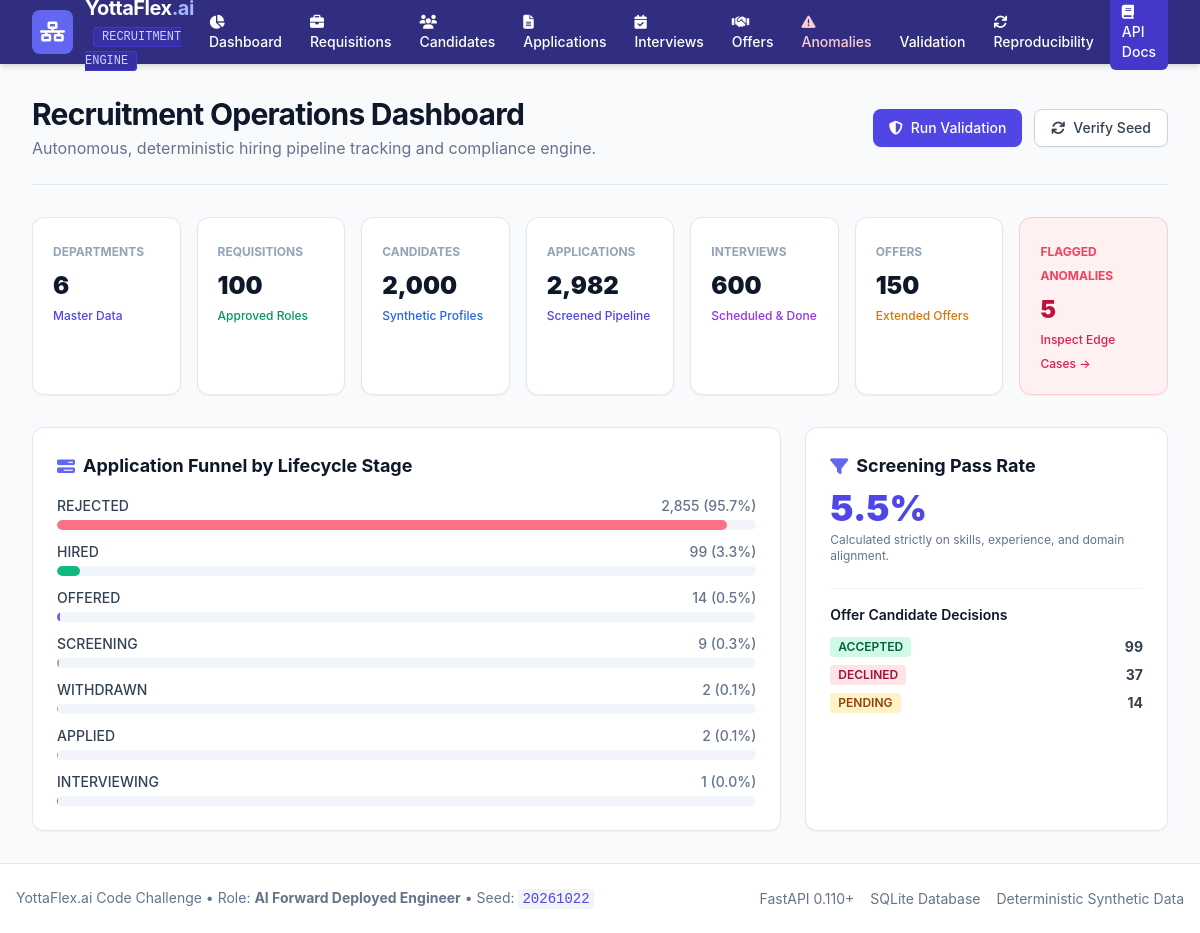
/ui/dashboard, run on the app's committed database.
### app/models.py (models this page shows)
class Application(Base):
    __tablename__ = "applications"
    application_id = Column(String(96), primary_key=True)
    requisition_id = Column(String(32), ForeignKey("job_requisitions.requisition_id"), nullable=False)
    candidate_id = Column(String(32), ForeignKey("candidates.candidate_id"), nullable=False)
    applied_date = Column(String(32), nullable=False)
    status = Column(String(32), nullable=False, default="APPLIED")  # APPLIED, SCREENING, INTERVIEWING, OFFERED, HIRED, REJECTED, WITHDRAWN
    screening_score = Column(Float, nullable=False, default=0.0)
    screening_passed = Column(Boolean, nullable=False, default=False)
    rejection_reason = Column(String(256), nullable=True)
    updated_at = Column(DateTime, default=datetime.utcnow, onupdate=datetime.utcnow, nullable=False)
    requisition = relationship("JobRequisition", back_populates="applications")
    candidate = relationship("Candidate", back_populates="applications")
    interviews = relationship("Interview", back_populates="application", cascade="all, delete-orphan")
    offer = relationship("Offer", uselist=False, back_populates="application", cascade="all, delete-orphan")

class Offer(Base):
    __tablename__ = "offers"
    offer_id = Column(String(32), primary_key=True)  # OFF-2026-000001
    application_id = Column(String(96), ForeignKey("applications.application_id"), nullable=False, unique=True)
    offered_salary = Column(Float, nullable=False)
    approval_status = Column(String(32), nullable=False, default="PENDING_APPROVAL")  # PENDING_APPROVAL, APPROVED, REJECTED
    approved_by = Column(String(128), nullable=True)
    candidate_decision = Column(String(32), nullable=False, default="PENDING")  # PENDING, ACCEPTED, DECLINED
    offer_date = Column(String(32), nullable=False)
    expiration_date = Column(String(32), nullable=False)
    created_at = Column(DateTime, default=datetime.utcnow, nullable=False)
    application = relationship("Application", back_populates="offer")

### app/routes/ui.py (the view)
@router.get("/", response_class=HTMLResponse)
@router.get("/ui/dashboard", response_class=HTMLResponse)
def dashboard_view(request: Request, db: Session = Depends(get_db)):
    stats = get_dashboard_summary(db)
    return templates.TemplateResponse("dashboard.html", {"request": request, "stats": stats})

### app/templates/dashboard.html (shortened to what this page needs)
{% extends "base.html" %}
{% block content %}
<div class="space-y-8">
    <div class="flex flex-col sm:flex-row sm:items-center sm:justify-between pb-6 border-b border-slate-200">
        <div>
            <h1 class="text-3xl font-bold tracking-tight text-slate-900">Recruitment Operations Dashboard</h1>
            <p class="text-slate-500 mt-1">Autonomous, deterministic hiring pipeline tracking and compliance engine.</p>
        </div>
        <div class="mt-4 sm:mt-0 flex space-x-3">
            <a href="/ui/validation" class="inline-flex items-center px-4 py-2 bg-indigo-600 hover:bg-indigo-700 text-white rounded-lg shadow-sm text-sm font-medium transition">
                <i class="fa-solid fa-shield-halved mr-2"></i> Run Validation
            </a>
            <a href="/ui/reproducibility" class="inline-flex items-center px-4 py-2 bg-white border border-slate-300 hover:bg-slate-50 text-slate-700 rounded-lg shadow-sm text-sm font-medium transition">
                <i class="fa-solid fa-arrows-rotate mr-2"></i> Verify Seed
            </a>
        </div>
    </div>
    <div class="grid grid-cols-2 md:grid-cols-4 lg:grid-cols-7 gap-4">
        <div class="bg-white p-5 rounded-xl border border-slate-200 shadow-sm">
            <span class="text-xs uppercase font-bold text-slate-400">Departments</span>
            <div class="text-2xl font-black text-slate-900 mt-2">{{ stats.total_departments }}</div>
            <span class="text-xs text-indigo-600 font-medium">Master Data</span>
        </div>
        <div class="bg-white p-5 rounded-xl border border-slate-200 shadow-sm">
            <span class="text-xs uppercase font-bold text-slate-400">Requisitions</span>
            <div class="text-2xl font-black text-slate-900 mt-2">{{ stats.total_requisitions }}</div>
            <span class="text-xs text-emerald-600 font-medium">Approved Roles</span>
        </div>
        <div class="bg-white p-5 rounded-xl border border-slate-200 shadow-sm">
            <span class="text-xs uppercase font-bold text-slate-400">Candidates</span>
            <div class="text-2xl font-black text-slate-900 mt-2">{{ "{:,}".format(stats.total_candidates) }}</div>
            <span class="text-xs text-blue-600 font-medium">Synthetic Profiles</span>
        </div>
        <div class="bg-white p-5 rounded-xl border border-slate-200 shadow-sm">
            <span class="text-xs uppercase font-bold text-slate-400">Applications</span>
            <div class="text-2xl font-black text-slate-900 mt-2">{{ "{:,}".format(stats.total_applications) }}</div>
            <span class="text-xs text-indigo-600 font-medium">Screened Pipeline</span>
        </div>
        <div class="bg-white p-5 rounded-xl border border-slate-200 shadow-sm">
            <span class="text-xs uppercase font-bold text-slate-400">Interviews</span>
            <div class="text-2xl font-black text-slate-900 mt-2">{{ "{:,}".format(stats.total_interviews) }}</div>
            <span class="text-xs text-purple-600 font-medium">Scheduled & Done</span>
        </div>
        <div class="bg-white p-5 rounded-xl border border-slate-200 shadow-sm">
            <span class="text-xs uppercase font-bold text-slate-400">Offers</span>
            <div class="text-2xl font-black text-slate-900 mt-2">{{ stats.total_offers }}</div>
            <span class="text-xs text-amber-600 font-medium">Extended Offers</span>
        </div>
        <div class="bg-rose-50 p-5 rounded-xl border border-rose-200 shadow-sm">
            <span class="text-xs uppercase font-bold text-rose-500">Flagged Anomalies</span>
            <div class="text-2xl font-black text-rose-700 mt-2">{{ stats.total_anomalies_flagged }}</div>
            <a href="/ui/anomalies" class="text-xs text-rose-600 font-medium hover:underline">Inspect Edge Cases &rarr;</a>
        </div>
    </div>
    <div class="grid grid-cols-1 md:grid-cols-3 gap-6">
        <div class="bg-white p-6 rounded-xl border border-slate-200 shadow-sm col-span-2">
            <h2 class="text-lg font-bold text-slate-900 mb-4 flex items-center">
                <i class="fa-solid fa-bars-progress text-indigo-500 mr-2"></i> Application Funnel by Lifecycle Stage
            </h2>
            <div class="space-y-3">
                {% for status, count in stats.applications_by_status.items() %}
                <div>
                    <div class="flex justify-between text-sm font-medium mb-1">
                        <span class="text-slate-700">{{ status }}</span>
                        <span class="text-slate-500">{{ "{:,}".format(count) }} ({{ "{:.1f}".format((count / stats.total_applications) * 100) }}%)</span>
                    </div>
                    <div class="w-full bg-slate-100 rounded-full h-2.5 overflow-hidden">
                        {% if status == 'HIRED' %}
                        <div class="bg-emerald-500 h-2.5 rounded-full" style="width: {{ (count / stats.total_applications) * 100 }}%"></div>
                        {% elif status == 'OFFERED' or status == 'INTERVIEWING' %}
                        <div class="bg-indigo-500 h-2.5 rounded-full" style="width: {{ (count / stats.total_applications) * 100 }}%"></div>
                        {% elif status == 'REJECTED' %}
                        <div class="bg-rose-400 h-2.5 rounded-full" style="width: {{ (count / stats.total_applications) * 100 }}%"></div>
                        {% else %}
                        <div class="bg-slate-400 h-2.5 rounded-full" style="width: {{ (count / stats.total_applications) * 100 }}%"></div>
                        {% endif %}
                    </div>
                </div>
                {% endfor %}
            </div>
        </div>
        <div class="bg-white p-6 rounded-xl border border-slate-200 shadow-sm space-y-6">
            <div>
                <h2 class="text-lg font-bold text-slate-900 mb-2 flex items-center">
                    <i class="fa-solid fa-filter text-indigo-500 mr-2"></i> Screening Pass Rate
                </h2>
                <div class="text-4xl font-black text-indigo-600 mt-2">{{ stats.screening_pass_rate }}%</div>
                <p class="text-xs text-slate-500 mt-1">Calculated strictly on skills, experience, and domain alignment.</p>
            </div>
            <div class="pt-4 border-t border-slate-100">
                <h3 class="text-sm font-semibold text-slate-900 mb-3">Offer Candidate Decisions</h3>
                <div class="space-y-2">
                    {% for dec, count in stats.offers_by_decision.items() %}
                    <div class="flex justify-between items-center text-sm">
                        <span class="px-2 py-0.5 rounded text-xs font-semibold
                            {% if dec == 'ACCEPTED' %}bg-emerald-100 text-emerald-800
                            {% elif dec == 'DECLINED' %}bg-rose-100 text-rose-800
                            {% else %}bg-amber-100 text-amber-800{% endif %}">
                            {{ dec }}
                        </span>
                        <span class="font-bold text-slate-700">{{ count }}</span>
                    </div>
                    {% endfor %}
                </div>
            </div>
        </div>
    </div>
</div>
{% endblock %}

### app/templates/base.html (shortened to what this page needs)
<!DOCTYPE html>
<html lang="en">
<head>
    <script src="https://cdn.tailwindcss.com"></script>
    <link href="https://cdnjs.cloudflare.com/ajax/libs/font-awesome/6.4.0/css/all.min.css" rel="stylesheet">
</head>
<body class="bg-slate-50 text-slate-900 min-h-screen flex flex-col">
    <header class="bg-indigo-900 text-white shadow-md">
        <div class="max-w-7xl mx-auto px-4 sm:px-6 lg:px-8">
            <div class="flex items-center justify-between h-16">
                <div class="flex items-center space-x-3">
                    <div class="bg-indigo-500 p-2 rounded-lg text-white">
                        <i class="fa-solid fa-network-wired text-xl"></i>
                    </div>
                    <div>
                        <span class="text-xl font-bold tracking-tight">YottaFlex<span class="text-indigo-300">.ai</span></span>
                        <span class="ml-2 text-xs uppercase px-2 py-0.5 rounded bg-indigo-800 text-indigo-200 border border-indigo-700 font-mono">Recruitment Engine</span>
                    </div>
                </div>
                <div class="hidden md:flex items-center space-x-1 text-sm font-medium">
                    <a href="/" class="px-3 py-2 rounded-md hover:bg-indigo-800 transition"><i class="fa-solid fa-chart-pie mr-1"></i> Dashboard</a>
                    <a href="/ui/requisitions" class="px-3 py-2 rounded-md hover:bg-indigo-800 transition"><i class="fa-solid fa-briefcase mr-1"></i> Requisitions</a>
                    <a href="/ui/candidates" class="px-3 py-2 rounded-md hover:bg-indigo-800 transition"><i class="fa-solid fa-users mr-1"></i> Candidates</a>
                    <a href="/ui/applications" class="px-3 py-2 rounded-md hover:bg-indigo-800 transition"><i class="fa-solid fa-file-lines mr-1"></i> Applications</a>
                    <a href="/ui/interviews" class="px-3 py-2 rounded-md hover:bg-indigo-800 transition"><i class="fa-solid fa-calendar-check mr-1"></i> Interviews</a>
                    <a href="/ui/offers" class="px-3 py-2 rounded-md hover:bg-indigo-800 transition"><i class="fa-solid fa-handshake mr-1"></i> Offers</a>
                    <a href="/ui/anomalies" class="px-3 py-2 rounded-md hover:bg-rose-900 text-rose-200 transition"><i class="fa-solid fa-triangle-exclamation mr-1"></i> Anomalies</a>
                    <a href="/ui/validation" class="px-3 py-2 rounded-md hover:bg-indigo-800 transition"> Validation</a>
                    <a href="/ui/reproducibility" class="px-3 py-2 rounded-md hover:bg-indigo-800 transition"><i class="fa-solid fa-arrows-rotate mr-1"></i> Reproducibility</a>
                    <a href="/docs" target="_blank" class="px-3 py-2 rounded-md bg-indigo-700 hover:bg-indigo-600 transition text-white ml-2"><i class="fa-solid fa-book mr-1"></i> API Docs</a>
                </div>
            </div>
        </div>
    </header>
    <main class="flex-grow max-w-7xl w-full mx-auto px-4 sm:px-6 lg:px-8 py-8">
        {% block content %}{% endblock %}
    </main>
    <footer class="bg-white border-t border-slate-200 py-6 text-sm text-slate-500">
        <div class="max-w-7xl mx-auto px-4 flex flex-col sm:flex-row justify-between items-center space-y-2 sm:space-y-0">
            <div>
                YottaFlex.ai Code Challenge &bull; Role: <strong>AI Forward Deployed Engineer</strong> &bull; Seed: <code class="bg-slate-100 px-1 py-0.5 rounded text-indigo-600 font-mono">20261022</code>
            </div>
            <div class="flex space-x-4">
                <span>FastAPI 0.110+</span>
                <span>SQLite Database</span>
                <span>Deterministic Synthetic Data</span>
            </div>
        </div>
    </footer>
</body>
</html>

### app/templates/base.html (style rules this page uses)
body { font-family: -apple-system, BlinkMacSystemFont, "Segoe UI", Roboto, Helvetica, Arial, sans-serif; }

### data on the page
Application: status "REJECTED", count "2,855", total_applications "95.7", {{ (count / stats.total_applications) * 100 }} 95.74111334674716 (drawn)
Application: status "HIRED", count "99", total_applications "3.3", {{ (count / stats.total_applications) * 100 }} 3.319919517102616 (drawn)
Application: status "OFFERED", count "14", total_applications "0.5", {{ (count / stats.total_applications) * 100 }} 0.4694835680751174 (drawn)
Application: status "SCREENING", count "9", total_applications "0.3", {{ (count / stats.total_applications) * 100 }} 0.30181086519114686 (drawn)
Application: status "WITHDRAWN", count "2", total_applications "0.1"
Application: status "APPLIED", count "2", total_applications "0.1"
Application: status "INTERVIEWING", count "1", total_applications "0.0"
Offer: candidate_decision "ACCEPTED", count "99"
Offer: candidate_decision "DECLINED", count "37"
Offer: candidate_decision "PENDING", count "14"

### other printed values
{{ stats.total_departments }} "6"
{{ stats.total_requisitions }} "100"
{{ "{:,}".format(stats.total_candidates) }} "2,000"
{{ "{:,}".format(stats.total_applications) }} "2,982"
{{ "{:,}".format(stats.total_interviews) }} "600"
{{ stats.total_offers }} "150"
{{ stats.total_anomalies_flagged }} "5"
{{ stats.screening_pass_rate }} "5.5"
